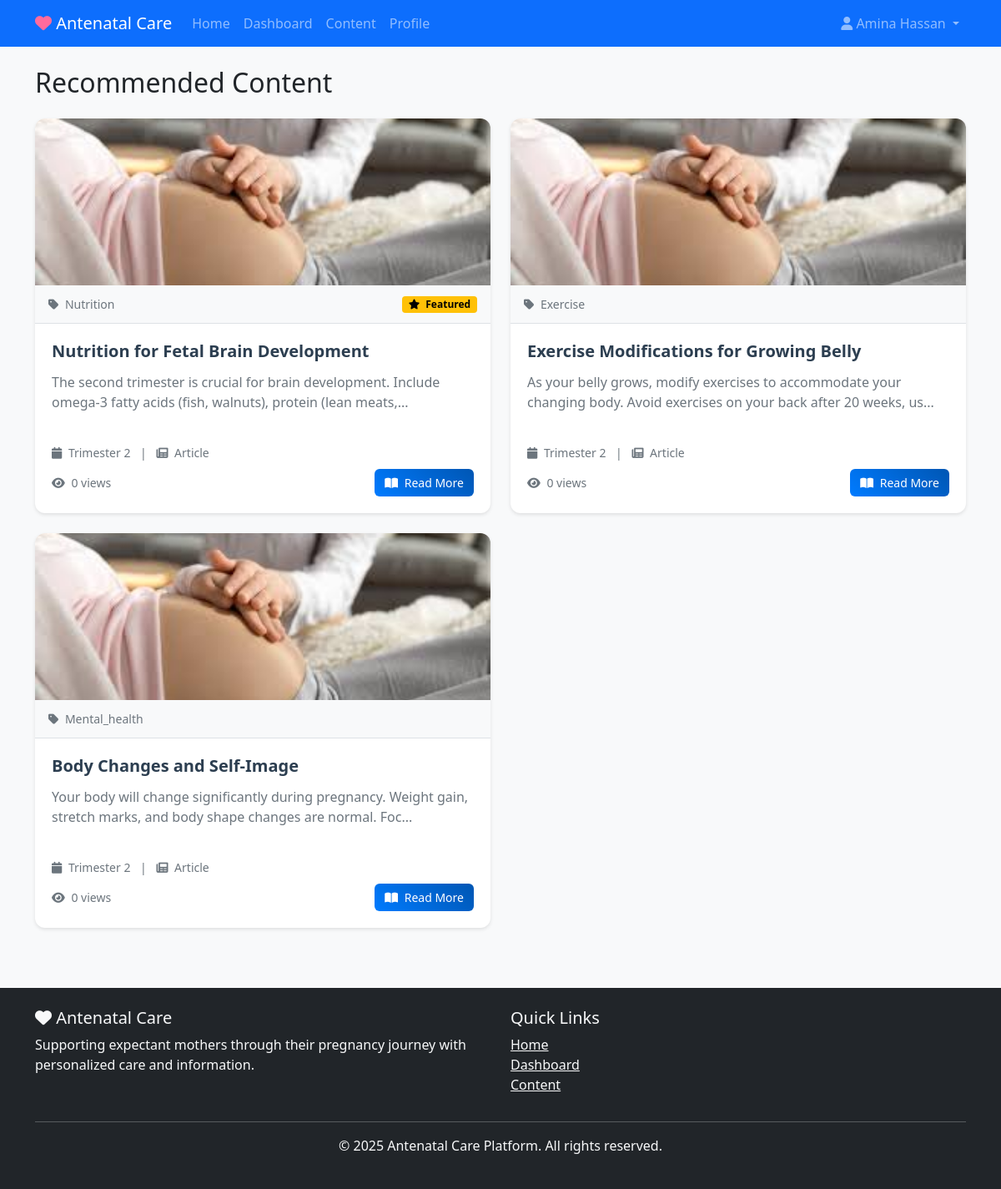
The page /content.php (signed in) on the database its author committed.
### tables this page shows
CREATE TABLE users (
    id INT PRIMARY KEY AUTO_INCREMENT,
    name VARCHAR(100) NOT NULL,
    email VARCHAR(100) UNIQUE NOT NULL,
    password VARCHAR(255) NOT NULL,
    age INT NOT NULL,
    trimester INT NOT NULL CHECK (trimester IN (1, 2, 3)),
    interests TEXT,   
    location VARCHAR(100),
    language_preference VARCHAR(20) DEFAULT 'english',
    medical_history TEXT,
    due_date DATE,
    phone VARCHAR(20),
    created_at TIMESTAMP DEFAULT CURRENT_TIMESTAMP,
    updated_at TIMESTAMP DEFAULT CURRENT_TIMESTAMP ON UPDATE CURRENT_TIMESTAMP,
    last_login TIMESTAMP NULL
);

CREATE TABLE content (
    id INT PRIMARY KEY AUTO_INCREMENT,
    title VARCHAR(200) NOT NULL,
    description TEXT,
    content_text LONGTEXT NOT NULL,
    trimester INT NOT NULL CHECK (trimester IN (1, 2, 3)),
    age_group ENUM('teen', 'young_adult', 'adult', 'mature_adult', 'senior_adult', 'all') DEFAULT 'all',
    category VARCHAR(50) NOT NULL,  
    content_type ENUM('article', 'tip', 'checklist', 'video', 'audio') DEFAULT 'article',
    language VARCHAR(20) DEFAULT 'english',
    is_featured BOOLEAN DEFAULT FALSE,
    view_count INT DEFAULT 0,
    created_at TIMESTAMP DEFAULT CURRENT_TIMESTAMP,
    updated_at TIMESTAMP DEFAULT CURRENT_TIMESTAMP ON UPDATE CURRENT_TIMESTAMP
);

### includes/config.php (called while the page is built, shortened)
<?php
$conn = new mysqli(DB_HOST, DB_USERNAME, DB_PASSWORD, DB_NAME);
$conn->set_charset("utf8");
function isLoggedIn()
{
    return isset($_SESSION['user_id']);
}
function getCurrentUser()
{
    global $conn;
    $user_id = $_SESSION['user_id'];
    $query = "SELECT * FROM users WHERE id = $user_id";
    $result = $conn->query($query);
    return $result ? $result->fetch_assoc() : null;
}
?>

### includes/functions.php (called while the page is built, shortened)
<?php
require_once 'config.php';
function getPersonalizedContent($user_id, $limit = 10)
{
    global $conn;
    $user_query = "SELECT * FROM users WHERE id = $user_id";
    $user_result = $conn->query($user_query);
    $user = $user_result->fetch_assoc();
    $interests = explode(',', $user['interests']);
    $interests = array_map('trim', $interests);
    $where_conditions = [];
    $where_conditions[] = "trimester = " . $user['trimester'];
    $age_group = getAgeGroup($user['age']);
    $where_conditions[] = "(age_group = '$age_group' OR age_group = 'all')";
    if (!empty($interests)) {
        $interest_conditions = [];
        foreach ($interests as $interest) {
            $interest_conditions[] = "category = '$interest'";
        }
        $where_conditions[] = "(" . implode(' OR ', $interest_conditions) . ")";
    }
    $where_clause = implode(' AND ', $where_conditions);
    $query = "SELECT *,
              CASE
                WHEN is_featured = 1 THEN 3
                WHEN category IN ('" . implode("','", $interests) . "') THEN 2
                ELSE 1
              END as priority_score
              FROM content
              WHERE $where_clause
              ORDER BY priority_score DESC, created_at DESC
              LIMIT $limit";
    $result = $conn->query($query);
    return $result ? $result->fetch_all(MYSQLI_ASSOC) : [];
}
function getAgeGroup($age)
{
    if ($age < 25)
        return 'young_adult';
    return 'senior_adult';
}
?>

### content.php (the view, shortened to what this page needs)
<?php
require_once 'includes/config.php';
require_once 'includes/functions.php';
$current_user = getCurrentUser();
$personalized_content = getPersonalizedContent($current_user['id'], 20);
include 'includes/header.php';
?>
<div class="container mt-4">
    <h2 class="mb-4">Recommended Content</h2>
    <div class="row">
        <?php if (!empty($personalized_content)): ?>
            <?php foreach ($personalized_content as $content): ?>
                <div class="col-md-6 mb-4">
                    <div class="card content-card h-100" id="card-<?php echo $content['id']; ?>">
                        <div class="card-img-top-container" style="height: 200px; overflow: hidden;">
                            <?php if ($content['content_type'] === 'video'): ?>
                                <?php
                                $video_url = $content['content_text'];
                                $embed_code = '';
                                if (preg_match('/(?:youtube\.com\/(?:[^\/]+\/.+\/|(?:v|e(?:mbed)?)\/|.*[?&]v=)|youtu\.be\/)([^"&?\/\s]{11})/', $video_url, $matches)) {
                                    $video_id = $matches[1];
                                    $embed_code = "https://www.youtube.com/embed/$video_id";
                                }
                                elseif (preg_match('/vimeo\.com\/(\d+)/', $video_url, $matches)) {
                                    $video_id = $matches[1];
                                    $embed_code = "https://player.vimeo.com/video/$video_id";
                                }
                                elseif (preg_match('/\.(mp4|webm|ogg)$/i', $video_url)) {
                                    $embed_code = 'local';
                                }
                                ?>
                                <div class="video-preview-container" style="position: relative; width: 100%; height: 100%;">
                                    <?php if (!empty($content['image_url'])): ?>
                                        <img src="<?php echo htmlspecialchars($content['image_url']); ?>" class="card-img-top"
                                            alt="<?php echo htmlspecialchars($content['title']); ?>"
                                            style="width: 100%; height: 100%; object-fit: cover;">
                                    <?php else: ?>
                                        <div class="d-flex align-items-center justify-content-center h-100 bg-dark">
                                            <i class="fas fa-play-circle fa-4x text-white opacity-75"></i>
                                        </div>
                                    <?php endif; ?>
                                    <div class="position-absolute top-50 start-50 translate-middle">
                                        <i class="fas fa-play-circle fa-3x text-white"
                                            style="text-shadow: 0 0 10px rgba(0,0,0,0.5);"></i>
                                    </div>
                                </div>
                            <?php else: ?>
                                <?php
                                $image_url = !empty($content['image_url']) ? $content['image_url'] : 'assets/images/default.jpeg';
                                if (empty($content['image_url'])) {
                                    switch (strtolower($content['category'])) {
                                        case 'nutrition':
                                        case 'mental_health':
                                        case 'exercise':
                                        case 'labor_prep':
                                        default:
                                            $image_url = 'assets/images/default.jpeg';
                                    }
                                }
                                ?>
                                <img src="<?php echo htmlspecialchars($image_url); ?>" class="card-img-top"
                                    alt="<?php echo htmlspecialchars($content['title']); ?>"
                                    style="width: 100%; height: 100%; object-fit: cover;"
                                    onerror="this.src='assets/images/default-content.jpg'">
                            <?php endif; ?>
                        </div>
                        <div class="card-header d-flex justify-content-between align-items-center">
                            <small class="text-muted">
                                <i class="fas fa-tag"></i> <?php echo ucwords($content['category']); ?>
                            </small>
                            <?php if ($content['is_featured']): ?>
                                <span class="badge bg-warning">
                                    <i class="fas fa-star"></i> Featured
                                </span>
                            <?php endif; ?>
                        </div>
                        <div class="card-body d-flex flex-column">
                            <h5 class="card-title"><?php echo htmlspecialchars($content['title']); ?></h5>
                            <?php if ($content['content_type'] === 'video' || $content['content_type'] === 'audio'): ?>
                                <p class="card-text flex-grow-1">
                                    <?php
                                    $description = !empty($content['description']) ? $content['description'] :
                                        ($content['content_type'] === 'video' ? 'Watch this video for helpful pregnancy tips and information.' : 'Listen to this audio content for helpful pregnancy guidance.');
                                    echo substr(htmlspecialchars($description), 0, 120) . '...';
                                    ?>
                                </p>
                            <?php else: ?>
                                <p class="card-text flex-grow-1">
                                    <?php echo substr(htmlspecialchars($content['content_text']), 0, 120) . '...'; ?></p>
                            <?php endif; ?>
                            <div class="mb-2">
                                <small class="text-muted">
                                    <i class="fas fa-calendar"></i> Trimester <?php echo $content['trimester']; ?>
                                    <span class="mx-2">|</span>
                                    <?php
                                    $type_icons = [
                                        'article' => 'fas fa-newspaper',
                                        'tip' => 'fas fa-lightbulb',
                                        'video' => 'fas fa-video',
                                        'audio' => 'fas fa-headphones',
                                        'checklist' => 'fas fa-check-square'
                                    ];
                                    $icon = $type_icons[$content['content_type']] ?? 'fas fa-file';
                                    ?>
                                    <i class="<?php echo $icon; ?>"></i> <?php echo ucwords($content['content_type']); ?>
                                </small>
                            </div>
                            <div class="d-flex justify-content-between align-items-center mt-auto">
                                <small class="text-muted view-count-display">
                                    <i class="fas fa-eye"></i> <?php echo number_format($content['view_count']); ?> views
                                </small>
                                <button class="btn btn-primary btn-sm toggle-btn"
                                    onclick="toggleContent(<?php echo $content['id']; ?>, '<?php echo $content['content_type']; ?>', this)">
                                    <?php if ($content['content_type'] === 'video'): ?>
                                        <i class="fas fa-play"></i> <span class="btn-text">Watch Now</span>
                                    <?php elseif ($content['content_type'] === 'audio'): ?>
                                        <i class="fas fa-headphones"></i> <span class="btn-text">Listen</span>
                                    <?php else: ?>
                                        <i class="fas fa-book-open"></i> <span class="btn-text">Read More</span>
                                    <?php endif; ?>
                                </button>
                            </div>
                        </div>
                    </div>
                </div>
            <?php endforeach; ?>
        <?php endif; ?>
    </div>
</div>
<?php include 'includes/footer.php'; ?>

### includes/header.php (shortened to what this page needs)
<!DOCTYPE html>
<html lang="en">
<head>
    <link href="https://cdn.jsdelivr.net/npm/bootstrap@5.1.3/dist/css/bootstrap.min.css" rel="stylesheet">
    <link href="https://cdnjs.cloudflare.com/ajax/libs/font-awesome/6.0.0/css/all.min.css" rel="stylesheet">
    <link href="css/style.css" rel="stylesheet">
</head>
<body>
    <nav class="navbar navbar-expand-lg navbar-dark bg-primary">
        <div class="container">
            <a class="navbar-brand" href="index.php">
                <i class="fas fa-heart"></i> Antenatal Care
            </a>
            <div class="collapse navbar-collapse" id="navbarNav">
                <ul class="navbar-nav me-auto">
                    <li class="nav-item">
                        <a class="nav-link" href="index.php">Home</a>
                    </li>
                    <?php if (isLoggedIn()): ?>
                        <li class="nav-item">
                            <a class="nav-link" href="dashboard.php">Dashboard</a>
                        </li>
                        <li class="nav-item">
                            <a class="nav-link" href="content.php">Content</a>
                        </li>
                        <li class="nav-item">
                            <a class="nav-link" href="profile.php">Profile</a>
                        </li>
                    <?php endif; ?>
                </ul>
                <ul class="navbar-nav">
                    <?php if (isLoggedIn()): ?>
                        <?php $current_user = getCurrentUser(); ?>
                        <li class="nav-item dropdown">
                            <a class="nav-link dropdown-toggle" href="#" id="navbarDropdown" role="button"
                                data-bs-toggle="dropdown">
                                <i class="fas fa-user"></i> <?php echo htmlspecialchars($current_user['name']); ?>
                            </a>
                        </li>
                    <?php endif; ?>
                </ul>
            </div>
        </div>
    </nav>

### rows shown on the page
users: name "Amina Hassan"
content: category "Nutrition", is_featured 1 (drawn), title "Nutrition for Fetal Brain Development", content_text "The second trimester is crucial for brain development. Include omega-3 fatty acids (fish, walnuts), protein (lean meats,", trimester "2", content_type "Article", view_count "0", shows "Read More"
content: category "Exercise", title "Exercise Modifications for Growing Belly", content_text "As your belly grows, modify exercises to accommodate your changing body. Avoid exercises on your back after 20 weeks, us", trimester "2", content_type "Article", view_count "0", shows "Read More"
content: category "Mental_health", title "Body Changes and Self-Image", content_text "Your body will change significantly during pregnancy. Weight gain, stretch marks, and body shape changes are normal. Foc", trimester "2", content_type "Article", view_count "0", shows "Read More"
